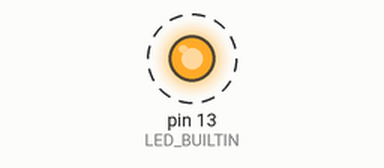
A sketch run on a simulated Arduino Uno, built with avr-gcc and run on an emulated ATmega328P. On the bench: output pins drawn as LEDs (lit = HIGH). Dashed ring = blinking. What the sketch prints to the serial monitor is not drawn.

Above: at 0.2 s.
Timing chart, 0 to 3.0 s (numbered marks = the images above):
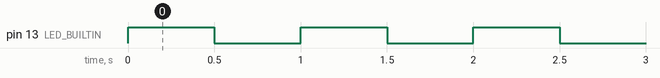

The sketch:

LED_Blink.ino
```cpp
#define LED_BUILTIN 13

void setup() {
  // put your setup code here, to run once:
  pinMode(LED_BUILTIN, OUTPUT);
  Serial.begin(9600);       //bau rate
}

void loop() {
  // put your main code here, to run repeatedly:
digitalWrite(LED_BUILTIN, HIGH);
Serial.println("LED ein");
delay(500);
digitalWrite(LED_BUILTIN, LOW);
Serial.println("LED aus");
delay(500);
}
```

Measured:
- by itself, pin 13 (LED_BUILTIN): alternates HIGH for 0.50 s and LOW for 0.50 s
